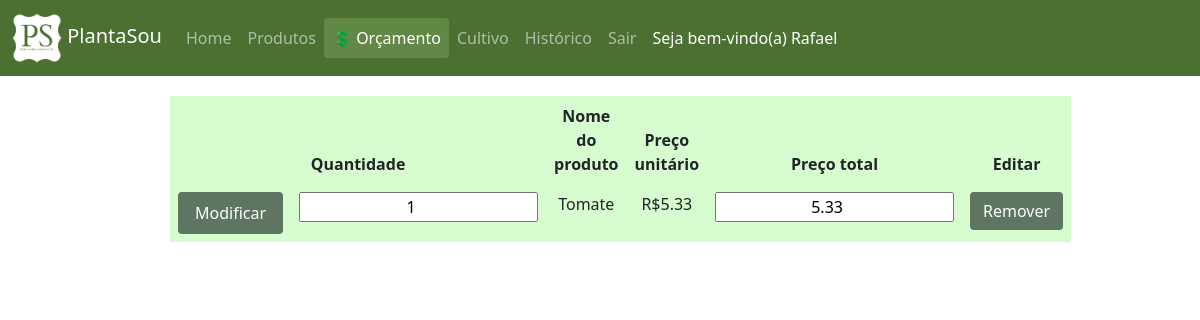
/php/orcamento.php?add=tabela&id=8 (signed in), run on an earlier commit of the app's database.
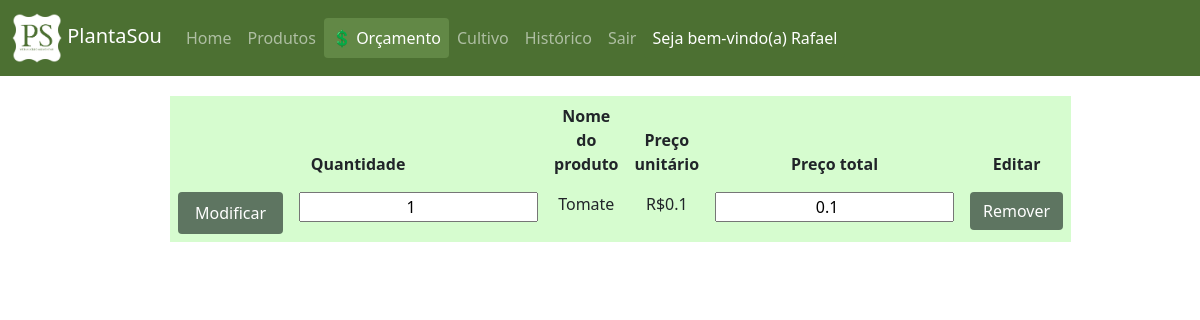
And on a later commit of the database.
### tables this page shows
CREATE TABLE IF NOT EXISTS `usuario` (
  `cod_usuario` int(11) NOT NULL AUTO_INCREMENT,
  `nome` varchar(50) NOT NULL,
  `senha` varchar(50) NOT NULL,
  `email` varchar(50) NOT NULL,
  PRIMARY KEY (`cod_usuario`)
);

CREATE TABLE IF NOT EXISTS `produto` (
  `cod_produto` int(11) NOT NULL AUTO_INCREMENT,
  `nome` varchar(1000) DEFAULT NULL,
  `vitaminas` varchar(1000) DEFAULT NULL,
  `beneficios` varchar(1000) DEFAULT NULL,
  `preco` float DEFAULT NULL,
  `cod_cultivo` int(255) NOT NULL,
  `imagem` varchar(1000) DEFAULT NULL,
  PRIMARY KEY (`cod_produto`),
  KEY `cod_cultivo` (`cod_cultivo`)
);

### php/orcamento.php (the view, shortened to what this page needs)
<?php
    if(isset($_COOKIE["USER"])){
        $usuario= $_COOKIE["USER"];
    }
?>
<!DOCTYPE html>
<html lang="pt-br">
<head>
</head>
<body>
    <div class="navbar-custom">
        <nav class="navbar navbar-expand-lg navbar-dark ">
            <div class="media">
                <div class="container-fluid">
                    <div class="collapse navbar-collapse" id="navbarSupportedContent">
                        <a class="navbar-brand plantasou" href="#">
                            <img src="../imgs/logo_new.jpeg" class="align-self-center mr-3 rounded float-right" width="50" height="50" alt="...">
                            PlantaSou
                        </a>
                        <ul class="navbar-nav nav-pills nav-link-color me-auto mb-2 mb-lg-0">
                        <?php
                            if(isset($_COOKIE["USER"])){
                                echo'
                                <li class="nav-item">
                                    <a class="nav-link nav-link-color" href="../php/home_user.php">Home</a>
                                </li>
                                ';
                            }else if(isset($_COOKIE["ADM"])){
                                echo'
                                <li class="nav-item">
                                    <a class="nav-link nav-link-color" href="../php/home_adm.php">Home</a>
                                </li>
                                ';
                            }else{
                                echo'
                                <a class="nav-link nav-link-color" href="../php/index.php">Home</a>
                                ';
                            }
                        ?>
                        <li class="nav-item">
                            <a class="nav-link nav-link-color" href="../php/produtos.php">Produtos</a>
                        </li>
                        <?php
                            if(isset($_COOKIE["USER"])){
                                echo'
                                <li class="nav-item">
                                    <a class="nav-link nav-link-color active" aria-current="page" href="#">💲 Orçamento</a>
                                </li>
                                ';
                            }
                        ?>
                        <li class="nav-item">
                            <a class="nav-link nav-link-color" href="../php/cultivo.php">Cultivo</a>
                        </li>
                        <?php
                            if(isset($_COOKIE["USER"])){
                                echo'
                                <li class="nav-item">
                                    <a class="nav-link nav-link-color" href="../php/historico.php">Histórico</a>
                                </li>
                                <li class="nav-item">
                                    <a class="nav-link nav-link-color" href="./logout_user.php">Sair</a>
                                </li>
                                ';
                            }else if(isset($_COOKIE["ADM"])){
                                echo'
                                <li class="nav-item">
                                <a class="nav-link nav-link-color" href="./logout_adm.php">Sair</a>
                                </li>
                                ';
                            }
                            if(isset($_COOKIE["USER"]) || isset($_COOKIE["ADM"])){
                                echo'
                                    <li class="nav-item">
                                        <a class="nav-link nav-link-color active_usuario">Seja bem-vindo(a) ';
                                            if(isset($_COOKIE["USER"])){
                                                include('../inc/conexao.php');
                                                $sql="SELECT nome FROM usuario WHERE cod_usuario=$usuario";
                                                $query=mysqli_query($con, $sql);
                                                if(mysqli_num_rows($query)>0){
                                                    while(($nome=mysqli_fetch_assoc($query))!=NULL){
                                                        echo $nome['nome'];
                                                    }
                                                }
                                            }
                                            elseif(isset($_COOKIE["ADM"])){
                                                echo "Administrador(a)";
                                            }
                                echo'
                                        </a>
                                    </li>';
                            }
                            ?>
                        </ul>
                    </div>
                </div>
            </div>
        </nav>
    </div>
<?php
    if(isset($_GET['add']) && $_GET['add'] == "tabela"){
        $idProduto = $_GET['id'];
    }
    if(count($_SESSION['itens'])== 0){
        echo'
                <div class="p-5 text-center">
                    <div class="alert font">
                        <div class="text-black">
                            <p>Nenhum produto foi selecionado</p>
                            </br>
                            <p><a class="link" href="../php/produtos.php">Você poderá selecionar um produto na página Produtos</a></p>
                        </div>
                    </div>
                </div>
        ';
    }else{
        include ("../inc/conexao.php");
        echo'
            <table class="table table-borderless tabela w-75 p-3">
                <thead>
                    <tr class="centro">
                        <th colspan="2">Quantidade</th>
                        <th>Nome do produto</th>
                        <th>Preço unitário</th>
                        <th>Preço total</th>
                        <th>Editar</th>
                    </tr>
                </thead>
                <tbody>';
        foreach($_SESSION['itens'] as $idProduto => $quantidade){
            $sql="SELECT * FROM produto WHERE cod_produto=$idProduto";
            $query=mysqli_query($con, $sql);
                while(($seleciona=mysqli_fetch_assoc($query))!= NULL){
                    $preco_total= $seleciona['preco']* $quantidade;
                    echo'
                        <tr class="centro">
                            <td>
                                <button type="button" class="btn nav-link nav-link-color btn-color" data-bs-toggle="modal" data-bs-target="#quantidade_p'.$idProduto.'">
                                    Modificar
                                </button>
                            </td>
                            <th scope="row">
                                <input type="number" class="centro" value="'.$quantidade.'" id="qtd"/>
                            </th>
                            <td>'.$seleciona['nome'].'</td>
                            <td>R$'.$seleciona['preco'].'</td>
                            <input type= "hidden" value="'.$seleciona['preco'].'" id="preco"/>
                            <td><input type="number" class="centro" id="total" value="'.$preco_total.'"/></td>
                            <td>
                                <button class="btn btn-color" type="button" id="dropdownMenuButton1" aria-expanded="false">
                                    <a class="btn-color" href="remover_produto.php?remover=tabela&id='.$idProduto.'">Remover</a>
                                </button>
                            </td>
                        </tr>
                        ';
                }
        }
        echo'
                </tbody>
            </table>';
    }
?>
<?php
    include "./login.php";
    include "./cadastro_produto.php";
?>
<link rel="stylesheet" href="../css/estilo.css">
<link rel="stylesheet" type="text/css" href="//netdna.bootstrapcdn.com/bootstrap/5.0.1/css/bootstrap.min.css">
</body>
</html>

### php/login.php (shortened to what this page needs)
<!DOCTYPE html>
<html lang="pt-BR">
<head>
        <link rel="stylesheet" type="text/css" media="screen" href="../css/bootstrap.min.css" />
        <link rel="stylesheet" href="../css/estilo.css">
</head>
<body>
</body>
</html>

### php/cadastro_produto.php (shortened to what this page needs)
<!DOCTYPE html>
<html lang="pt-BR">
<head>
        <link rel="stylesheet" type="text/css" media="screen" href="../css/bootstrap.min.css" />
        <link rel="stylesheet" href="../css/estilo.css">
</head>
<body>
</body>
</html>

### css/estilo.css (style rules this page uses)
body, html { height: 100%; }
td { border: 5px solid transparent; background-clip: padding-box; }
button { text-align: left; }
.navbar-custom { background-color: #4c7032; }
a { color: green; }
.active { background-color:#000000; }
.nav-pills > li > a.active { background-color: rgb(98, 136, 70) !important; color: #ffffff !important; }
.nav-link-color { color: #ffffff; font-size: 16px; }
.btn-color { background-color: #5E7561 !important; color: #ffffff !important; }
.plantasou { font-size: 22px; }
.tabela { margin-top: 20px; margin-left: 170px; background-color: #d6fccf; }
.centro { text-align: center; }
a:link { text-decoration: none; }
.active_usuario { background-color: #4c7032 !important; color: #ffffff !important; }

What changed in the data, as far as the page shows it:
changed produto "Tomate": preco "5.33" → "0.1"
